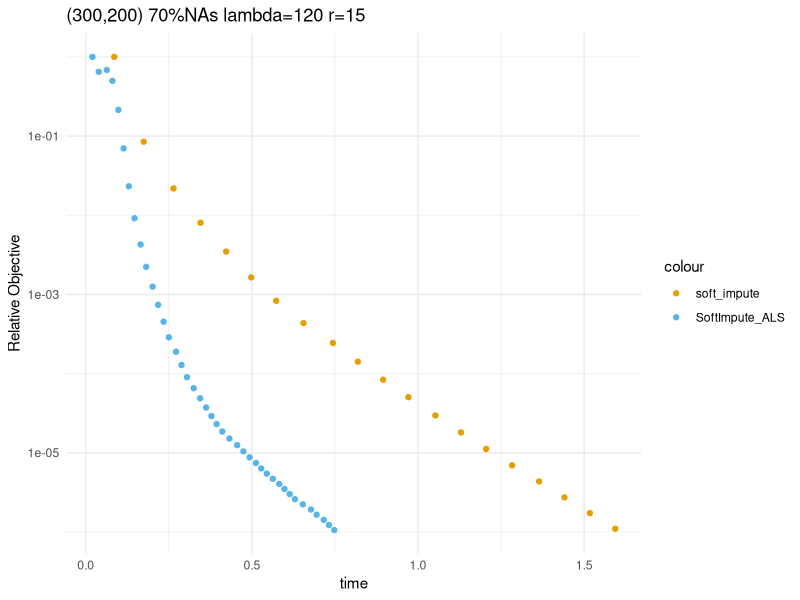

Source code (R): (Note: a time limit stopped this script after it produced the figure.)
library(mvtnorm)
library(ggplot2)
library(MASS)
library(pracma)
library(patchwork)

# generate data
matrix_generation <- function(row, col, missrate, rank, min, max, sigma) {
  U <- randortho(row, type = "orthonormal")
  V <- randortho(col, type = "orthonormal")
  D <- diag(c(runif(rank, min, max), rep(0, col - rank)), nrow = row, ncol = col)
  X <- U %*% D %*% t(V)
  UV <- X
  SNR <-  sqrt(var(as.vector(X))) / sigma
  E <- matrix(rnorm(col * row, sd = sigma), nrow = row, ncol = col)
  X <- X + E
  miss <- sample(c(1: (col * row)), missrate * col * row, replace = FALSE)
  return(list(X = X, miss = miss, SNR = SNR, UV = UV))
}

# algorithms
soft_impute <- function(X, miss, r, lambda) {
  row <- nrow(X)
  col <- ncol(X)
  Z <- Zold <- Zunobs <- matrix(0, nrow = row, ncol = col)
  RO <- c()
  time <- c()
  
  #t <- 0
  start <- Sys.time()
  while(TRUE){
    #t <- t + 1
    #print(t)
    SVDori <- svd(X+Zunobs)
    U <- SVDori$u
    V <- SVDori$v
    Slambda <- diag(
      sapply(SVDori$d, function(c){max(c-lambda, 0)}),  # hjh: max(vector, 0) not return a vector
      nrow = length(SVDori$d)
    )
    Z <- U %*% Slambda %*% t(V)
    if(sum((Zold - Z)^2) / sum(Z^2) < 1e-6) {
      break
    } else{
      RO <- c(RO, sum((Zold - Z)^2) / sum(Z^2))
      Zold <- Z
      Zunobs <- Z
      Zunobs[-miss] <- 0
      end <- Sys.time()
      time <- c(time, end - start)
    }
  }
  return(list(Z = Z, time = time, RO = RO))
}


SoftImpute_ALS2 <- function(X, miss, r, lambda) {
  row <- nrow(X)
  col <- ncol(X)
  # initialize
  D <- diag(1, nrow = r)
  V <- matrix(0, nrow = col, ncol = r)
  U <- randortho(row, type = "orthonormal")[, 1:r]
  Aold <- A <- U %*% D
  Bold <- B <- V %*% D
  RO <- c()
  time <- c()
  start <- Sys.time()
  
  while(TRUE) {
    
    # update B
    ABunobs <- A %*% t(B)
    ABunobs[-miss] <- 0
    Xstar <- X + ABunobs
    B <- t(Xstar) %*% A %*% solve(t(A) %*% A + lambda * diag(1, nrow = r))
    
    # update A
    ABunobs <- A %*% t(B)
    ABunobs[-miss] <- 0
    Xstar <- X + ABunobs
    A <- Xstar %*% B %*% solve(t(B) %*% B + lambda * diag(1, nrow = r))
    
    
    # convergence
    if(sum((A %*% t(B) - Aold %*% t(Bold))^2) /sum((A %*% t(B))^2) < 1e-6) {
      break
    } else {
      RO <- c(RO, sum((A %*% t(B) - Aold %*% t(Bold))^2) /sum((A %*% t(B))^2))
      Aold <- A
      Bold <- B
      end <- Sys.time()
      time <- c(time, end - start)
    }
  }
  
  return(list(AB = A %*% t(B), RO = RO, time = time))
}

# setting 1
matrix <- matrix_generation(300, 200, 0.7, 50, 1, 500, 5)
X <- matrix$X
miss <- matrix$miss
matrix$SNR
Xobs <- X
Xobs[miss] <- 0

sfals <- SoftImpute_ALS2(Xobs, miss, 25, 120)
timeals <- sfals$time
sum((sfals$AB - X)^2) / sum(X^2)
ROals <- sfals$RO


sf <- soft_impute(Xobs, miss, 25, 120)
sum((sf$Z - X)^2) / sum(X^2)
timesf <- sf$time
ROsf <- sf$RO


p1 <- ggplot() + geom_point(aes(x = timeals, y = ROals, color = "SoftImpute_ALS")) + geom_point(aes(x = timesf, y = ROsf, color = "soft_impute")) + 
  scale_color_manual(values = c("#E69F00", "#56B4E9")) + labs(x = "time", y = "Relative Objective") + 
  theme_minimal() + scale_y_log10() + ggtitle("(300,200) 70%NAs lambda=120 r=15")
p1

# setting 2
matrix <- matrix_generation(800, 600, 0.9, 100, 1, 1000, 5)
X <- matrix$X
miss <- matrix$miss
matrix$SNR
Xobs <- X
Xobs[miss] <- 0

sfals <- SoftImpute_ALS2(Xobs, miss, 50, 140)
timeals <- sfals$time
sum((sfals$AB - X)^2) / sum(X^2)
ROals <- sfals$RO

sf <- soft_impute(Xobs, miss, 50, 140)
sum((sf$Z - X)^2) / sum(X^2)
timesf <- sf$time
ROsf <- sf$RO

p2 <- ggplot() + geom_point(aes(x = timeals, y = ROals, color = "SoftImpute_ALS")) + geom_point(aes(x = timesf, y = ROsf, color = "soft_impute")) + 
  scale_color_manual(values = c("#E69F00", "#56B4E9")) + labs(x = "time", y = "Relative Objective") + 
  theme_minimal() + scale_y_log10() + ggtitle("(800,600) 90%NAs lambda=140 r=50")
p2

# setting 3
matrix <- matrix_generation(1200, 900, 0.8, 100, 1, 1500, 5)
X <- matrix$X
miss <- matrix$miss
matrix$SNR
Xobs <- X
Xobs[miss] <- 0

sfals <- SoftImpute_ALS2(Xobs, miss, 50, 300)
timeals <- sfals$time
sum((sfals$AB - X)^2) / sum(X^2)
ROals <- sfals$RO

sf <- soft_impute(Xobs, miss, 50, 300)
sum((sf$Z - X)^2) / sum(X^2)
timesf <- sf$time
timesf[11:length(timesf)] <- 60 * timesf[11:length(timesf)]
ROsf <- sf$RO

p3 <- ggplot() + geom_point(aes(x = timeals, y = ROals, color = "SoftImpute_ALS")) + geom_point(aes(x = timesf, y = ROsf, color = "soft_impute")) + 
  scale_color_manual(values = c("#E69F00", "#56B4E9")) + labs(x = "time", y = "Relative Objective") + 
  theme_minimal() + scale_y_log10() + ggtitle("(1200,900) 80%NAs lambda=300 r=50")
p3

plot1 <- p1 + p2 + p3 + plot_layout(ncol = 2, byrow = FALSE)
ggsave("D:/personal/homework/Math 5472/project/plot1.png", plot1)

# Simulation2 accuracy

# setting1 SNR=1.7 rank=10
lambda <- seq(from = 1, to = 40, by = 2)
train_errals <- test_errals <- train_errsf <- test_errsf <- rank <- rep(0, length(lambda))
matrix <- matrix_generation(100, 100, 0.5, 10, 1, 100, 1)
X <- matrix$X
miss <- matrix$miss
matrix$SNR
Xobs <- X
Xobs[miss] <- 0
UV <- matrix$UV

for(i in 1:length(lambda)) {
  print(i)
  
  # als
  sfals <- SoftImpute_ALS2(Xobs, miss, 100, lambda[i])
  train_errals[i] <- sum((sfals$AB - X)[-miss]^2) / sum(X[-miss]^2)
  test_errals[i] <- sum((sfals$AB - UV)[miss]^2) / sum(UV[miss]^2)
  
  # sf
  sf <- soft_impute(Xobs, miss, 100, lambda[i])
  train_errsf[i] <- sum((sf$Z - X)[-miss]^2) / sum(X[-miss]^2)
  test_errsf[i] <- sum((sf$Z - UV)[miss]^2) / sum(UV[miss]^2)
  
  rank[i] <- sum(svd(sfals$AB)$d > 1e-2)
}

rank
test_errals
test_errsf

ptest1 <- ggplot() + geom_line(aes(x = rank, y = test_errals, color = "SoftImpute_ALS"), size = 1) + 
  geom_line(aes(x = rank, y = test_errsf, color = "SoftImpute"), size = 1) + scale_color_manual(values = c("#E69F00", "#56B4E9")) + 
  labs(x = "rank", y = "test error") + theme_minimal() + ggtitle("SNR=1.7 rank=10 missing=0.5")

ptrain1 <- ggplot() + geom_line(aes(x = rank, y = train_errals, color = "SoftImpute_ALS"), size = 1) + 
  geom_line(aes(x = rank, y = train_errsf, color = "SoftImpute"), size = 1) + scale_color_manual(values = c("#E69F00", "#56B4E9")) + 
  labs(x = "rank", y = "train error") + theme_minimal()
plot2 <- ptest1 + ptrain1
ggsave("D:/personal/homework/Math 5472/project/plot2.png", plot2, height = 4, width = 9.6)


# setting2 SNR=10 rank=5
lambda <- c(seq(from = 0.1, to = 2, by = 0.2), c(3:12))
train_errals <- test_errals <- train_errsf <- test_errsf <- rank <- rep(0, length(lambda))
matrix <- matrix_generation(100, 100, 0.8, 5, 1, 100, 0.1)
X <- matrix$X
miss <- matrix$miss
matrix$SNR
Xobs <- X
Xobs[miss] <- 0
UV <- matrix$UV
  
for(i in 1:length(lambda)) {
  print(i)
    
  # als
  sfals <- SoftImpute_ALS2(Xobs, miss, 100, lambda[i])
  train_errals[i] <- sum((sfals$AB - X)[-miss]^2) / sum(X[-miss]^2)
  test_errals[i] <- sum((sfals$AB - UV)[miss]^2) / sum(UV[miss]^2)
    
  # sf
  sf <- soft_impute(Xobs, miss, 100, lambda[i])
  train_errsf[i] <- sum((sf$Z - X)[-miss]^2) / sum(X[-miss]^2)
  test_errsf[i] <- sum((sf$Z - UV)[miss]^2) / sum(UV[miss]^2)
    
  rank[i] <- sum(svd(sfals$AB)$d > 1e-2)
}

ptest2 <- ggplot() + geom_line(aes(x = rank, y = test_errals, color = "SoftImpute_ALS"), size = 1) + 
  geom_line(aes(x = rank, y = test_errsf, color = "SoftImpute"), size = 1) + scale_color_manual(values = c("#E69F00", "#56B4E9")) + 
  labs(x = "rank", y = "test error") + theme_minimal() + ggtitle("SNR=17 rank=5 missing=0.8")

ptrain2 <- ggplot() + geom_line(aes(x = rank, y = train_errals, color = "SoftImpute_ALS"), size = 1) + 
  geom_line(aes(x = rank, y = train_errsf, color = "SoftImpute"), size = 1) + scale_color_manual(values = c("#E69F00", "#56B4E9")) + 
  labs(x = "rank", y = "train error") + theme_minimal()
plot3 <- ptest2 + ptrain2
ggsave("D:/personal/homework/Math 5472/project/plot3.png", plot3, height = 4, width = 9.6)


# setting3 SNR=1.7 rank=5
lambda <- seq(from = 1, to = 35, by = 2)
train_errals <- test_errals <- train_errsf <- test_errsf <- rank <- rep(0, length(lambda))
matrix <- matrix_generation(100, 100, 0.5, 5, 1, 100, 1)
X <- matrix$X
miss <- matrix$miss
matrix$SNR
Xobs <- X
Xobs[miss] <- 0
UV <- matrix$UV

for(i in 1:length(lambda)) {
  print(i)
  
  # als
  sfals <- SoftImpute_ALS2(Xobs, miss, 100, lambda[i])
  train_errals[i] <- sum((sfals$AB - X)[-miss]^2) / sum(X[-miss]^2)
  test_errals[i] <- sum((sfals$AB - UV)[miss]^2) / sum(UV[miss]^2)
  
  # sf
  sf <- soft_impute(Xobs, miss, 100, lambda[i])
  train_errsf[i] <- sum((sf$Z - X)[-miss]^2) / sum(X[-miss]^2)
  test_errsf[i] <- sum((sf$Z - UV)[miss]^2) / sum(UV[miss]^2)
  
  rank[i] <- sum(svd(sfals$AB)$d > 1e-2)
}

rank
test_errals
test_errsf

ptest3 <- ggplot() + geom_line(aes(x = rank, y = test_errals, color = "SoftImpute_ALS"), size = 1) + 
  geom_line(aes(x = rank, y = test_errsf, color = "SoftImpute"), size = 1) + scale_color_manual(values = c("#E69F00", "#56B4E9")) + 
  labs(x = "rank", y = "test error") + theme_minimal() + ggtitle("SNR=1.7 rank=5 missing=0.5")

ptrain3 <- ggplot() + geom_line(aes(x = rank, y = train_errals, color = "SoftImpute_ALS"), size = 1) + 
  geom_line(aes(x = rank, y = train_errsf, color = "SoftImpute"), size = 1) + scale_color_manual(values = c("#E69F00", "#56B4E9")) + 
  labs(x = "rank", y = "train error") + theme_minimal()
plot4 <- ptest3 + ptrain3
ggsave("D:/personal/homework/Math 5472/project/plot4.png", plot4, height = 4, width = 9.6)

# setting4 SNR=10 rank=10
lambda <- c(seq(from = 0.1, to = 2, by = 0.2), c(3:12))
train_errals <- test_errals <- train_errsf <- test_errsf <- rank <- rep(0, length(lambda))
matrix <- matrix_generation(100, 100, 0.8, 10, 1, 100, 0.1)
X <- matrix$X
miss <- matrix$miss
matrix$SNR
Xobs <- X
Xobs[miss] <- 0
UV <- matrix$UV

for(i in 1:length(lambda)) {
  print(i)
  
  # als
  sfals <- SoftImpute_ALS2(Xobs, miss, 100, lambda[i])
  train_errals[i] <- sum((sfals$AB - X)[-miss]^2) / sum(X[-miss]^2)
  test_errals[i] <- sum((sfals$AB - UV)[miss]^2) / sum(UV[miss]^2)
  
  # sf
  sf <- soft_impute(Xobs, miss, 100, lambda[i])
  train_errsf[i] <- sum((sf$Z - X)[-miss]^2) / sum(X[-miss]^2)
  test_errsf[i] <- sum((sf$Z - UV)[miss]^2) / sum(UV[miss]^2)
  
  rank[i] <- sum(svd(sfals$AB)$d > 1e-2)
}

ptest4 <- ggplot() + geom_line(aes(x = rank, y = test_errals, color = "SoftImpute_ALS"), size = 1) + 
  geom_line(aes(x = rank, y = test_errsf, color = "SoftImpute"), size = 1) + scale_color_manual(values = c("#E69F00", "#56B4E9")) + 
  labs(x = "rank", y = "test error") + theme_minimal() + ggtitle("SNR=19 rank=10 missing=0.8")

ptrain4 <- ggplot() + geom_line(aes(x = rank, y = train_errals, color = "SoftImpute_ALS"), size = 1) + 
  geom_line(aes(x = rank, y = train_errsf, color = "SoftImpute"), size = 1) + scale_color_manual(values = c("#E69F00", "#56B4E9")) + 
  labs(x = "rank", y = "train error") + theme_minimal()
plot5 <- ptest4 + ptrain4
ggsave("D:/personal/homework/Math 5472/project/plot5.png", plot5, height = 4, width = 9.6)
